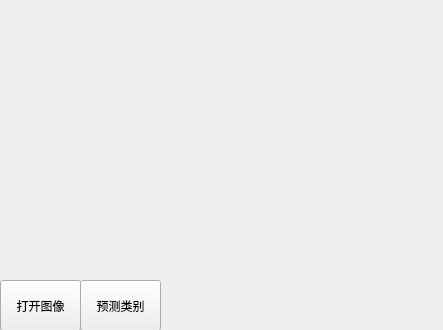
<?xml version="1.0" encoding="UTF-8"?>
<ui version="4.0">
 <class>Form</class>
 <widget class="QWidget" name="Form">
  <property name="geometry">
   <rect>
    <x>0</x>
    <y>0</y>
    <width>443</width>
    <height>330</height>
   </rect>
  </property>
  <property name="windowTitle">
   <string>Form</string>
  </property>
  <widget class="QPushButton" name="pushButton">
   <property name="geometry">
    <rect>
     <x>0</x>
     <y>280</y>
     <width>81</width>
     <height>51</height>
    </rect>
   </property>
   <property name="text">
    <string>打开图像</string>
   </property>
  </widget>
  <widget class="QLabel" name="label">
   <property name="geometry">
    <rect>
     <x>10</x>
     <y>10</y>
     <width>421</width>
     <height>261</height>
    </rect>
   </property>
   <property name="text">
    <string/>
   </property>
  </widget>
  <widget class="QPushButton" name="pushButton_2">
   <property name="geometry">
    <rect>
     <x>80</x>
     <y>280</y>
     <width>81</width>
     <height>51</height>
    </rect>
   </property>
   <property name="text">
    <string>预测类别</string>
   </property>
  </widget>
 </widget>
 <resources/>
 <connections>
  <connection>
   <sender>pushButton</sender>
   <signal>clicked()</signal>
   <receiver>Form</receiver>
   <slot>openImage()</slot>
   <hints>
    <hint type="sourcelabel">
     <x>41</x>
     <y>301</y>
    </hint>
    <hint type="destinationlabel">
     <x>283</x>
     <y>331</y>
    </hint>
   </hints>
  </connection>
  <connection>
   <sender>pushButton_2</sender>
   <signal>clicked()</signal>
   <receiver>Form</receiver>
   <slot>predict()</slot>
   <hints>
    <hint type="sourcelabel">
     <x>127</x>
     <y>292</y>
    </hint>
    <hint type="destinationlabel">
     <x>248</x>
     <y>319</y>
    </hint>
   </hints>
  </connection>
  <connection>
   <sender>pushButton_2</sender>
   <signal>clicked()</signal>
   <receiver>Form</receiver>
   <slot>predict()</slot>
   <hints>
    <hint type="sourcelabel">
     <x>124</x>
     <y>309</y>
    </hint>
    <hint type="destinationlabel">
     <x>197</x>
     <y>358</y>
    </hint>
   </hints>
  </connection>
 </connections>
 <slots>
  <slot>openImage()</slot>
  <slot>predict()</slot>
 </slots>
</ui>
